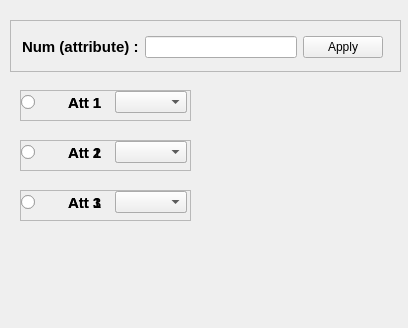
<?xml version="1.0" encoding="UTF-8"?>
<ui version="4.0">
 <class>Form</class>
 <widget class="QWidget" name="Form">
  <property name="geometry">
   <rect>
    <x>0</x>
    <y>0</y>
    <width>408</width>
    <height>328</height>
   </rect>
  </property>
  <property name="windowTitle">
   <string>Form</string>
  </property>
  <widget class="QFrame" name="frame">
   <property name="geometry">
    <rect>
     <x>10</x>
     <y>20</y>
     <width>391</width>
     <height>52</height>
    </rect>
   </property>
   <property name="frameShape">
    <enum>QFrame::StyledPanel</enum>
   </property>
   <property name="frameShadow">
    <enum>QFrame::Raised</enum>
   </property>
   <widget class="QWidget" name="">
    <property name="geometry">
     <rect>
      <x>12</x>
      <y>12</y>
      <width>361</width>
      <height>30</height>
     </rect>
    </property>
    <layout class="QHBoxLayout" name="horizontalLayout_2">
     <item>
      <widget class="QLabel" name="label">
       <property name="font">
        <font>
         <family>Arial</family>
         <pointsize>11</pointsize>
         <weight>75</weight>
         <bold>true</bold>
        </font>
       </property>
       <property name="text">
        <string>Num (attribute) :</string>
       </property>
      </widget>
     </item>
     <item>
      <widget class="QLineEdit" name="lineEdit"/>
     </item>
     <item>
      <widget class="QPushButton" name="pushButton">
       <property name="text">
        <string>Apply</string>
       </property>
      </widget>
     </item>
    </layout>
   </widget>
  </widget>
  <widget class="QFrame" name="frame_2">
   <property name="geometry">
    <rect>
     <x>20</x>
     <y>90</y>
     <width>171</width>
     <height>31</height>
    </rect>
   </property>
   <property name="frameShape">
    <enum>QFrame::StyledPanel</enum>
   </property>
   <property name="frameShadow">
    <enum>QFrame::Raised</enum>
   </property>
   <widget class="QFrame" name="frame_3">
    <property name="geometry">
     <rect>
      <x>0</x>
      <y>0</y>
      <width>171</width>
      <height>31</height>
     </rect>
    </property>
    <property name="frameShape">
     <enum>QFrame::StyledPanel</enum>
    </property>
    <property name="frameShadow">
     <enum>QFrame::Raised</enum>
    </property>
    <widget class="QWidget" name="layoutWidget">
     <property name="geometry">
      <rect>
       <x>1</x>
       <y>1</y>
       <width>166</width>
       <height>23</height>
      </rect>
     </property>
     <layout class="QHBoxLayout" name="horizontalLayout_3">
      <item>
       <widget class="QRadioButton" name="radioButton_2">
        <property name="text">
         <string/>
        </property>
       </widget>
      </item>
      <item>
       <widget class="QLabel" name="label_3">
        <property name="font">
         <font>
          <family>Arial</family>
          <pointsize>11</pointsize>
          <weight>75</weight>
          <bold>true</bold>
         </font>
        </property>
        <property name="text">
         <string>Att 1</string>
        </property>
       </widget>
      </item>
      <item>
       <widget class="QComboBox" name="comboBox_2"/>
      </item>
     </layout>
    </widget>
   </widget>
   <widget class="QWidget" name="">
    <property name="geometry">
     <rect>
      <x>1</x>
      <y>1</y>
      <width>166</width>
      <height>23</height>
     </rect>
    </property>
    <layout class="QHBoxLayout" name="horizontalLayout">
     <item>
      <widget class="QRadioButton" name="radioButton">
       <property name="text">
        <string/>
       </property>
      </widget>
     </item>
     <item>
      <widget class="QLabel" name="label_2">
       <property name="font">
        <font>
         <family>Arial</family>
         <pointsize>11</pointsize>
         <weight>75</weight>
         <bold>true</bold>
        </font>
       </property>
       <property name="text">
        <string>Att 1</string>
       </property>
      </widget>
     </item>
     <item>
      <widget class="QComboBox" name="comboBox"/>
     </item>
    </layout>
   </widget>
  </widget>
  <widget class="QFrame" name="frame_4">
   <property name="geometry">
    <rect>
     <x>20</x>
     <y>140</y>
     <width>171</width>
     <height>31</height>
    </rect>
   </property>
   <property name="frameShape">
    <enum>QFrame::StyledPanel</enum>
   </property>
   <property name="frameShadow">
    <enum>QFrame::Raised</enum>
   </property>
   <widget class="QFrame" name="frame_6">
    <property name="geometry">
     <rect>
      <x>0</x>
      <y>0</y>
      <width>171</width>
      <height>31</height>
     </rect>
    </property>
    <property name="frameShape">
     <enum>QFrame::StyledPanel</enum>
    </property>
    <property name="frameShadow">
     <enum>QFrame::Raised</enum>
    </property>
    <widget class="QWidget" name="layoutWidget_6">
     <property name="geometry">
      <rect>
       <x>1</x>
       <y>1</y>
       <width>166</width>
       <height>23</height>
      </rect>
     </property>
     <layout class="QHBoxLayout" name="horizontalLayout_8">
      <item>
       <widget class="QRadioButton" name="radioButton_7">
        <property name="text">
         <string/>
        </property>
       </widget>
      </item>
      <item>
       <widget class="QLabel" name="label_8">
        <property name="font">
         <font>
          <family>Arial</family>
          <pointsize>11</pointsize>
          <weight>75</weight>
          <bold>true</bold>
         </font>
        </property>
        <property name="text">
         <string>Att 1</string>
        </property>
       </widget>
      </item>
      <item>
       <widget class="QComboBox" name="comboBox_7"/>
      </item>
     </layout>
    </widget>
   </widget>
   <widget class="QWidget" name="layoutWidget_7">
    <property name="geometry">
     <rect>
      <x>1</x>
      <y>1</y>
      <width>166</width>
      <height>23</height>
     </rect>
    </property>
    <layout class="QHBoxLayout" name="horizontalLayout_9">
     <item>
      <widget class="QRadioButton" name="radioButton_8">
       <property name="text">
        <string/>
       </property>
      </widget>
     </item>
     <item>
      <widget class="QLabel" name="label_9">
       <property name="font">
        <font>
         <family>Arial</family>
         <pointsize>11</pointsize>
         <weight>75</weight>
         <bold>true</bold>
        </font>
       </property>
       <property name="text">
        <string>Att 2</string>
       </property>
      </widget>
     </item>
     <item>
      <widget class="QComboBox" name="comboBox_8"/>
     </item>
    </layout>
   </widget>
  </widget>
  <widget class="QFrame" name="frame_8">
   <property name="geometry">
    <rect>
     <x>20</x>
     <y>190</y>
     <width>171</width>
     <height>31</height>
    </rect>
   </property>
   <property name="frameShape">
    <enum>QFrame::StyledPanel</enum>
   </property>
   <property name="frameShadow">
    <enum>QFrame::Raised</enum>
   </property>
   <widget class="QFrame" name="frame_9">
    <property name="geometry">
     <rect>
      <x>0</x>
      <y>0</y>
      <width>171</width>
      <height>31</height>
     </rect>
    </property>
    <property name="frameShape">
     <enum>QFrame::StyledPanel</enum>
    </property>
    <property name="frameShadow">
     <enum>QFrame::Raised</enum>
    </property>
    <widget class="QWidget" name="layoutWidget_8">
     <property name="geometry">
      <rect>
       <x>1</x>
       <y>1</y>
       <width>166</width>
       <height>23</height>
      </rect>
     </property>
     <layout class="QHBoxLayout" name="horizontalLayout_10">
      <item>
       <widget class="QRadioButton" name="radioButton_9">
        <property name="text">
         <string/>
        </property>
       </widget>
      </item>
      <item>
       <widget class="QLabel" name="label_10">
        <property name="font">
         <font>
          <family>Arial</family>
          <pointsize>11</pointsize>
          <weight>75</weight>
          <bold>true</bold>
         </font>
        </property>
        <property name="text">
         <string>Att 1</string>
        </property>
       </widget>
      </item>
      <item>
       <widget class="QComboBox" name="comboBox_9"/>
      </item>
     </layout>
    </widget>
   </widget>
   <widget class="QWidget" name="layoutWidget_9">
    <property name="geometry">
     <rect>
      <x>1</x>
      <y>1</y>
      <width>166</width>
      <height>23</height>
     </rect>
    </property>
    <layout class="QHBoxLayout" name="horizontalLayout_11">
     <item>
      <widget class="QRadioButton" name="radioButton_10">
       <property name="text">
        <string/>
       </property>
      </widget>
     </item>
     <item>
      <widget class="QLabel" name="label_11">
       <property name="font">
        <font>
         <family>Arial</family>
         <pointsize>11</pointsize>
         <weight>75</weight>
         <bold>true</bold>
        </font>
       </property>
       <property name="text">
        <string>Att 3</string>
       </property>
      </widget>
     </item>
     <item>
      <widget class="QComboBox" name="comboBox_10"/>
     </item>
    </layout>
   </widget>
  </widget>
  <zorder>frame</zorder>
  <zorder>frame_2</zorder>
  <zorder>frame_4</zorder>
  <zorder>frame_8</zorder>
  <zorder>comboBox_12</zorder>
 </widget>
 <resources/>
 <connections/>
</ui>
